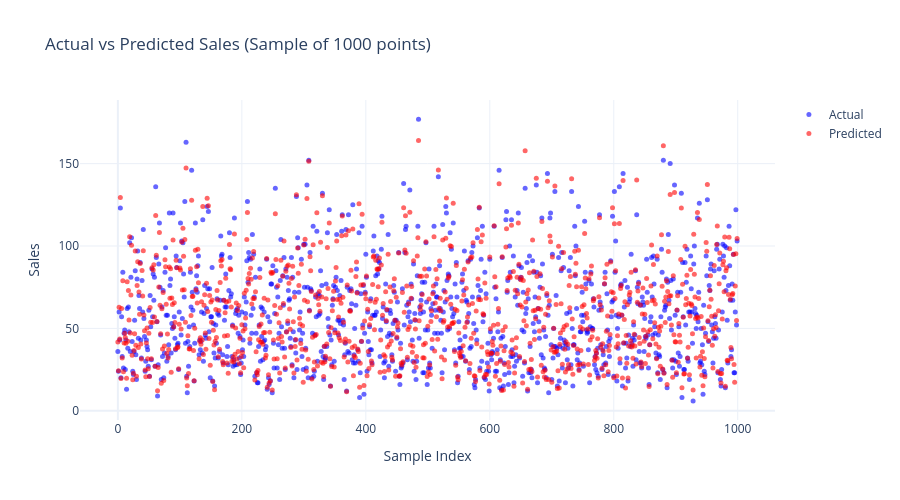

Source (notebook cell):
### Code cell
# Prediction vs Actual comparison for best model (using LightGBM as it's typically best)
sample_size = 1000
sample_idx = np.random.choice(len(y_val), sample_size, replace=False)

fig = go.Figure()

# Actual
fig.add_trace(go.Scatter(
    x=list(range(sample_size)),
    y=y_val.iloc[sample_idx].values,
    mode='markers',
    name='Actual',
    marker=dict(size=5, color='blue', opacity=0.6)
))

# Predicted
fig.add_trace(go.Scatter(
    x=list(range(sample_size)),
    y=y_pred_lgb[sample_idx],
    mode='markers',
    name='Predicted',
    marker=dict(size=5, color='red', opacity=0.6)
))

fig.update_layout(
    title=f'Actual vs Predicted Sales (Sample of {sample_size} points)',
    xaxis_title='Sample Index',
    yaxis_title='Sales',
    height=500,
    template='plotly_white',
    hovermode='x unified'
)

fig.show()

### Figure 1 — Plotly figure (JSON) as saved in the notebook; plotly's stock layout.template omitted (floating-point values rounded to 4 significant figures; data arrays with more than 128 entries replaced by an {"elided": "..."} marker saying what was removed)
{"data": [{"marker": {"color": "blue", "opacity": 0.6, "size": 5}, "mode": "markers", "name": "Actual", "type": "scatter", "x": {"elided": "1000 int values"}, "y": {"elided": "1000 int values"}}, {"marker": {"color": "red", "opacity": 0.6, "size": 5}, "mode": "markers", "name": "Predicted", "type": "scatter", "x": {"elided": "1000 int values"}, "y": {"elided": "1000 float values"}}], "layout": {"height": 500, "hovermode": "x unified", "title": {"text": "Actual vs Predicted Sales (Sample of 1000 points)"}, "xaxis": {"title": {"text": "Sample Index"}}, "yaxis": {"title": {"text": "Sales"}}}}
